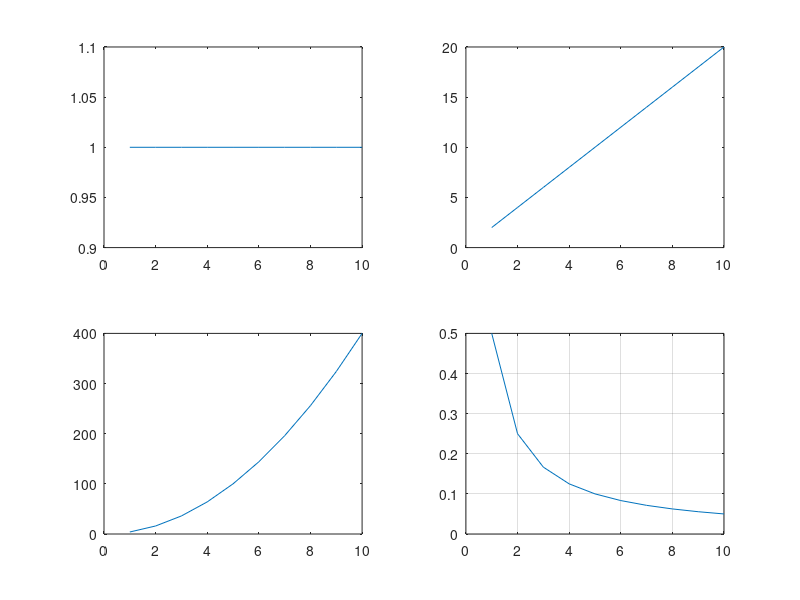

Write MATLAB code to recreate this figure.
x1 = ones(1, 10);
x2 = [1:10].*2;
x3 = x2.^2;
x4 = x1./x2;

figure(1);

subplot(2, 2, 1), plot(x1');
subplot(2, 2, 2), plot(x2');
subplot(2, 2, 3), plot(x3');
subplot(2, 2, 4), plot(x4');

grid on;